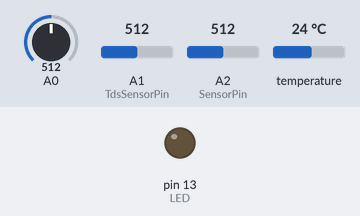
The sketch below on a simulated Arduino Uno, built with avr-gcc and run on an emulated ATmega328P. Parts: output pins drawn as LEDs (lit = HIGH). Dashed ring = blinking. Inputs (shaded band) come from the test bench; at power-on: A0 = 512, A1 (TdsSensorPin) = 512, A2 (SensorPin) = 512, temperature 24 °C. No radio packets arrive unless stated; what the sketch prints to the serial monitor is not drawn.

Above: at 0.1 s.
At 3.9 s:
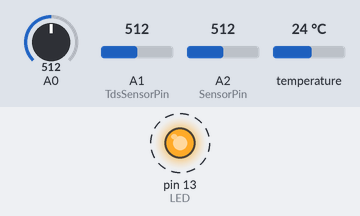
4.0 s: A0 set to 653
5.6 s: A0 set to 673
8.6 s: A1 (TdsSensorPin) set to 558
11.6 s: A1 (TdsSensorPin) set to 583
14.6 s: A2 (SensorPin) set to 569
17.6 s: A2 (SensorPin) set to 602
Timing chart, 0 to 21.6 s (numbered marks = the images above; inputs shaded):
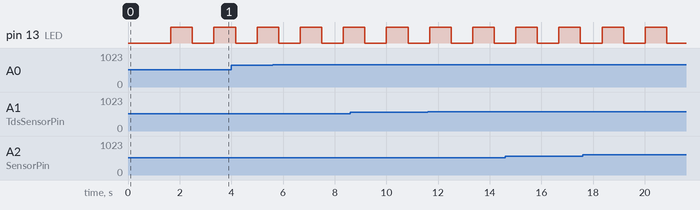

The sketch:

Water_Quality_Tester-transmitter.ino
```cpp
#include <Wire.h> //Turbity
#include <EEPROM.h>
#include <OneWire.h> //Temp
#include <SPI.h>
#include <nRF24L01.h>
#include <RF24.h>

//pH Sensor
#define SensorPin A2            //pH meter Analog output to Arduino Analog Input 0
#define Offset 0.00            //deviation compensate
#define LED 13
#define samplingInterval 20
#define printInterval 800
#define ArrayLenth  40    //times of collection
int pHArray[ArrayLenth];   //Store the average value of the sensor feedback
int pHArrayIndex=0;

//Turbity Sensor
unsigned int i;
unsigned int z;
unsigned long ADC_NTU[1];

float ntu;
int keterangan = 0;


//TDS
#define TdsSensorPin A1
#define VREF 5.0      // analog reference voltage(Volt) of the ADC
#define SCOUNT  30           // sum of sample point
int analogBuffer[SCOUNT];    // store the analog value in the array, read from ADC
int analogBufferTemp[SCOUNT];
int analogBufferIndex = 0,copyIndex = 0;
float averageVoltage = 0,tdsValue = 0;

//Temp
float temperature;
int DS18S20_Pin = 2; //DS18S20 Signal pin on digital 2
OneWire ds(DS18S20_Pin);  // on digital pin 2

//RF
RF24 radio(7, 8); // CE, CSN 핀 설정
const byte address[6] = "00001";
struct SensorData {
    float temp;
    float pH;
    float turbidity;
    float TDS;
};
SensorData dataToSend;
SensorData dataReceived;

void setup(void)
{
  pinMode(LED,OUTPUT);
  pinMode(TdsSensorPin,INPUT);
  Serial.begin(9600);
  radio.begin();
  radio.openWritingPipe(address);
  radio.setPALevel(RF24_PA_LOW);
  radio.stopListening(); // 송신 모드
  Serial.println();
}

void loop(void)
{
  static unsigned long lastSampleTime = 0;
  const unsigned long sampleInterval = 800; // 샘플링 간격 800ms

  if (millis() - lastSampleTime >= sampleInterval) {
  dataToSend.temp = getTemp();
  dataToSend.pH = readPH();
  dataToSend.turbidity = Data_NTU();
  dataToSend.TDS = readTDS();

  radio.write(&dataToSend, sizeof(SensorData));
  }
}

float getTemp(){
  //returns the temperature from one DS18S20 in DEG Celsius

  byte data[12];
  byte addr[8];

  if ( !ds.search(addr)) {
      //no more sensors on chain, reset search
      ds.reset_search();
      return -1000;
  }

  if ( OneWire::crc8( addr, 7) != addr[7]) {
      Serial.println("CRC is not valid!");
      return -1000;
  }

  if ( addr[0] != 0x10 && addr[0] != 0x28) {
      Serial.print("Device is not recognized");
      return -1000;
  }

  ds.reset();
  ds.select(addr);
  ds.write(0x44,1); // start conversion, with parasite power on at the end

  byte present = ds.reset();
  ds.select(addr);
  ds.write(0xBE); // Read Scratchpad


  for (int i = 0; i < 9; i++) { // we need 9 bytes
    data[i] = ds.read();
  }

  ds.reset_search();

  byte MSB = data[1];
  byte LSB = data[0];

  float tempRead = ((MSB << 8) | LSB); //using two's compliment
  float TemperatureSum = tempRead / 16;
  Serial.print(TemperatureSum);
  Serial.print("°C");
  return TemperatureSum;

}

double avergearray(int* arr, int number){ //pH
  int i;
  int max,min;
  double avg;
  long amount=0;
  if(number<=0){
    Serial.println("Error number for the array to avraging!/n");
    return 0;
  }
  if(number<5){   //less than 5, calculated directly statistics
    for(i=0;i<number;i++){
      amount+=arr[i];
    }
    avg = amount/number;
    return avg;
  }else{
    if(arr[0]<arr[1]){
      min = arr[0];max=arr[1];
    }
    else{
      min=arr[1];max=arr[0];
    }
    for(i=2;i<number;i++){
      if(arr[i]<min){
        amount+=min;        //arr<min
        min=arr[i];
      }else {
        if(arr[i]>max){
          amount+=max;    //arr>max
          max=arr[i];
        }else{
          amount+=arr[i]; //min<=arr<=max
        }
      }//if
    }//for
    avg = (double)amount/(number-2);
  }//if
  return avg;
}

float round_to_dp( float in_value, int decimal_place ) //Turbity
{
  float multiplier = powf( 10.0f, decimal_place );
  in_value = roundf( in_value * multiplier ) / multiplier;
  return in_value;
}

float Data_NTU (){
  for(i=0;i<1;i++) {

 //suhu.requestTemperatures();
 float celcius= getTemp();

  ADC_NTU[i] = analogRead(A0);
  ADC_NTU[i] >= z; {
  z = ADC_NTU[i];
      }
    }

 ntu = (z - 785.7)/-1.22 ;
    Serial.print("Turbity Value: ");
    Serial.print(ntu);

  return ntu;
}


int getMedianNum(int bArray[], int iFilterLen)
{
      int bTab[iFilterLen];
      for (byte i = 0; i<iFilterLen; i++)
      bTab[i] = bArray[i];
      int i, j, bTemp;
      for (j = 0; j < iFilterLen - 1; j++)
      {
      for (i = 0; i < iFilterLen - j - 1; i++)
          {
        if (bTab[i] > bTab[i + 1])
            {
        bTemp = bTab[i];
            bTab[i] = bTab[i + 1];
        bTab[i + 1] = bTemp;
         }
      }
      }
      if ((iFilterLen & 1) > 0)
    bTemp = bTab[(iFilterLen - 1) / 2];
      else
    bTemp = (bTab[iFilterLen / 2] + bTab[iFilterLen / 2 - 1]) / 2;
      return bTemp;
}

float readPH() {
  static unsigned long samplingTime = millis();
  static unsigned long printTime = millis();
  static float pHValue,voltage;
  if(millis()-samplingTime > samplingInterval)
  {
      pHArray[pHArrayIndex++]=analogRead(SensorPin);
      if(pHArrayIndex==ArrayLenth)pHArrayIndex=0;
      voltage = avergearray(pHArray, ArrayLenth)*5.0/1024;
      pHValue = 3.5*voltage+Offset;
      samplingTime=millis();
  }
  if(millis() - printTime > printInterval)   //Every 800 milliseconds, print a numerical, convert the state of the LED indicator
  {

    Serial.print("\tpH value: ");
    Serial.print(pHValue,2);
    Serial.print("\t");
    digitalWrite(LED,digitalRead(LED)^1);
    printTime=millis();
  }
    return pHValue;
}

float readTDS() {
    static unsigned long analogSampleTimepoint = millis();
   if(millis()-analogSampleTimepoint > 40U)     //every 40 milliseconds,read the analog value from the ADC
   {
     analogSampleTimepoint = millis();
     analogBuffer[analogBufferIndex] = analogRead(TdsSensorPin);    //read the analog value and store into the buffer
     analogBufferIndex++;
     if(analogBufferIndex == SCOUNT)
         analogBufferIndex = 0;
   }
   static unsigned long printTimepoint = millis();
   if(millis()-printTimepoint > 800U)
   {
      printTimepoint = millis();
      for(copyIndex=0;copyIndex<SCOUNT;copyIndex++)
        analogBufferTemp[copyIndex]= analogBuffer[copyIndex];
      averageVoltage = getMedianNum(analogBufferTemp,SCOUNT) * (float)VREF / 1024.0; // read the analog value more stable by the median filtering algorithm, and convert to voltage value
      float compensationCoefficient=1.0+0.02*(temperature-25.0);    //temperature compensation formula: fFinalResult(25^C) = fFinalResult(current)/(1.0+0.02*(fTP-25.0));
      float compensationVolatge=averageVoltage/compensationCoefficient;  //temperature compensation
      tdsValue=(133.42*compensationVolatge*compensationVolatge*compensationVolatge - 255.86*compensationVolatge*compensationVolatge + 857.39*compensationVolatge)*0.5; //convert voltage value to tds value
      //Serial.print("voltage:");
      //Serial.print(averageVoltage,2);
      //Serial.print("V   ");
      Serial.print("\tTDS Value: ");
      Serial.print(tdsValue,0);
      Serial.println("ppm");
   }
    return tdsValue; // 임시 값
}
```

Measured:
- by itself, pin 13 (LED): alternates HIGH for 0.83 s and LOW for 0.83 s
